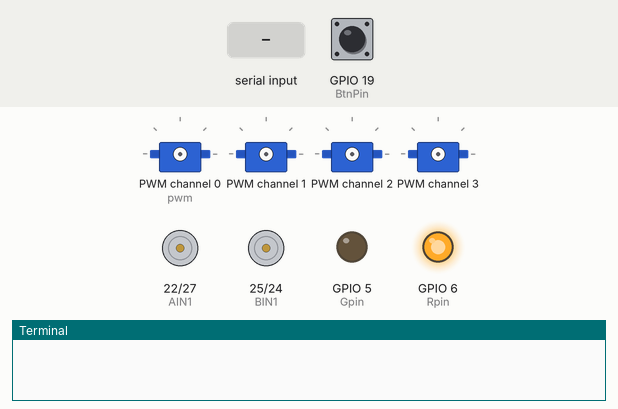
Recording of a program running on a simulated Raspberry Pi (BCM pin numbers). On the bench: 4 × servo, motor-driver pin pairs drawn as motors (green arrow = first pin HIGH = forward, orange = second pin HIGH = backward, longer = more drive, scaled by the enable pin), output pins drawn as LEDs (lit = HIGH), the last lines printed to the terminal. The inputs (shaded band) are chosen by the test bench; at power-on: GPIO 19 (BtnPin) HIGH. Servo angles are drawn from the pulse width (0.5 ms = 0°, 2.5 ms = 180°).

Above: at 5.0 s.
5.1 s: GPIO 19 (BtnPin) pulled LOW for 0.15 s
At 6.3 s:
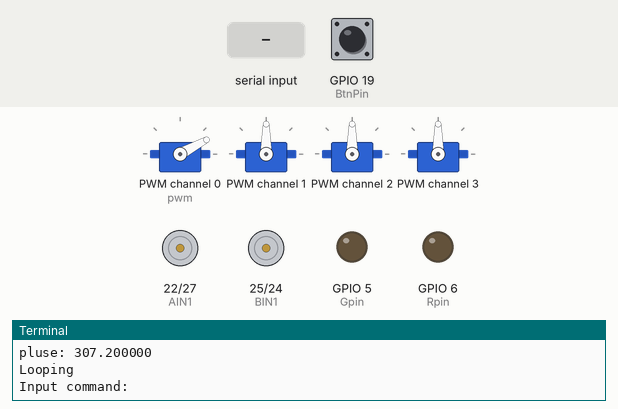
6.7 s: "A" typed at the terminal, then Enter
At 7.1 s:
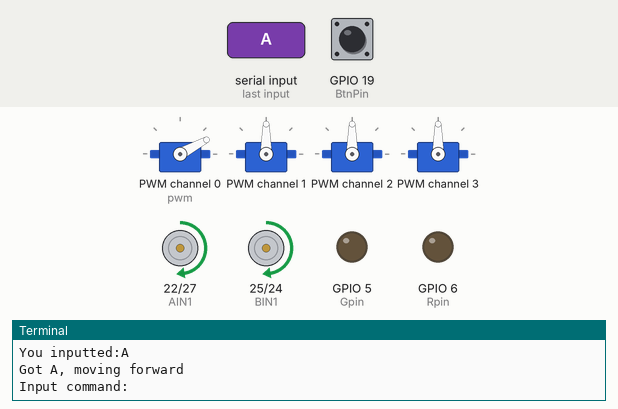
8.2 s: "C" typed at the terminal, then Enter
At 9.4 s:
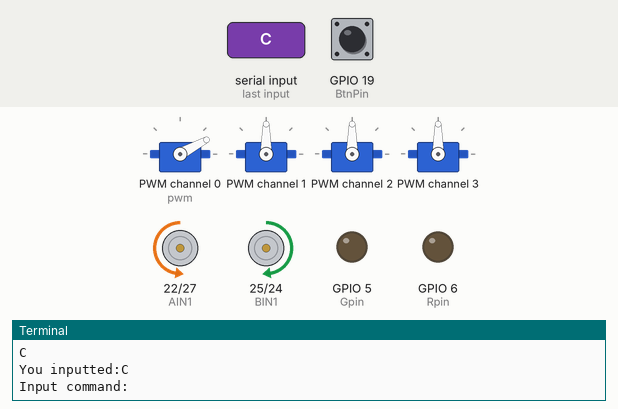
9.7 s: "1" typed at the terminal, then Enter
At 10.7 s:
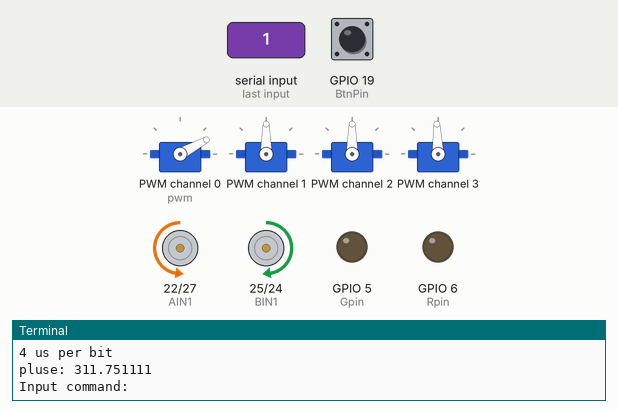
11.2 s: "F" typed at the terminal, then Enter
At 11.7 s:
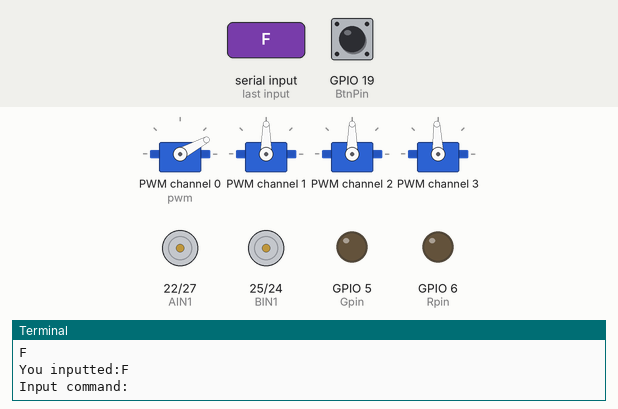
Timing chart, 0 to 13.7 s (numbered marks = the images above; inputs shaded):
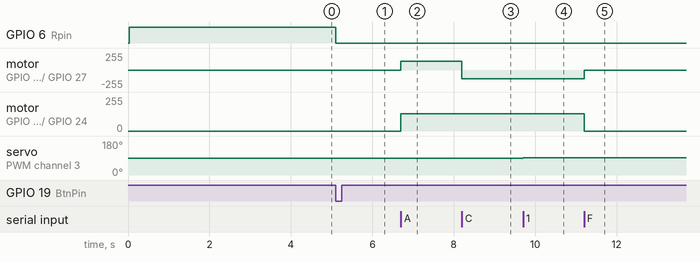

Measured:
- after the input at 5.1 s, GPIO 6 (Rpin): HIGH → LOW at once
- after the input at 6.7 s, motor on GPIO 22 (AIN1) / GPIO 27 (AIN2), motor on GPIO 25 (BIN1) / GPIO 24 (BIN2): stopped → forward 128/255 at once
- after the input at 8.2 s, motor on GPIO 22 (AIN1) / GPIO 27 (AIN2): forward 128/255 → backward 128/255 at once
- after the input at 9.7 s, servo on PWM channel 3: 90° → 92° at once
- after the input at 11.2 s, motor on GPIO 22 (AIN1) / GPIO 27 (AIN2): backward 128/255 → stopped at once; motor on GPIO 25 (BIN1) / GPIO 24 (BIN2): forward 128/255 → stopped at once

The program:

allmotion.py
```python
#!/usr/bin/env python
# -*- coding: utf-8 -*-
from Adafruit_PWM_Servo_Driver import PWM
import RPi.GPIO as GPIO
import time
import sys
import serial

ser = serial.Serial("/dev/ttyAMA0",9600)  #串口波特率设置

PWMA   = 18
AIN1   = 22
AIN2   = 27

PWMB   = 23
BIN1   = 25
BIN2   = 24

BtnPin  = 19
Gpin    = 5
Rpin    = 6

TRIG = 20
ECHO = 21
# Initialise the PWM device using the default address
# bmp = PWM(0x40, debug=True)
pwm = PWM(0x40,debug = False)

servoMin = 150  # Min pulse length out of 4096
servoMax = 600  # Max pulse length out of 4096
#SERVO
myservo1 = 0
myservo2 = 1
myservo3 = 2
myservo4 = 3

SERVOS = 4  #舵机数4个

#定义舵机的角度值初始化
#手爪
ms1MIN = 10
ms1MAX = 50
ms1INITANGLE = 28
ms1currentAngle = 0

#上臂电机
ms2MIN = 10
ms2MAX = 140
ms2INITANGLE = 90
ms2currentAngle = 0

#下臂电机
ms3MIN = 40
ms3MAX = 170
ms3INITANGLE = 90
ms3currentAngle = 0

#底座
ms4MIN = 0
ms4MAX = 170
ms4INITANGLE = 90
ms4currentAngle = 0

ServoDelayTime = 0.05 #舵机响应时间
delta = 5        #舵机转动幅度
delta_bottom = 2 #底座舵机转动幅度


def setServoPulse(channel, pulse):
  pulseLength = 1000000.0                   # 1,000,000 us per second
  pulseLength /= 50.0                       # 60 Hz
  print "%d us per period" % pulseLength
  pulseLength /= 4096.0                     # 12 bits of resolution
  print "%d us per bit" % pulseLength
  pulse *= 1000.0
  pulse /= (pulseLength*1.0)
# pwmV=int(pluse)
  print "pluse: %f  " % (pulse)
  pwm.setPWM(channel, 0, int(pulse))

#Angle to PWM
def write(servonum,x):
  y=x/90.0+0.5
  y=max(y,0.5)
  y=min(y,2.5)
  setServoPulse(servonum,y)

def t_up(speed,t_time):
        L_Motor.ChangeDutyCycle(speed)
        GPIO.output(AIN2,False)#AIN2
        GPIO.output(AIN1,True) #AIN1

        R_Motor.ChangeDutyCycle(speed)
        GPIO.output(BIN2,False)#BIN2
        GPIO.output(BIN1,True) #BIN1
        time.sleep(t_time)

def t_stop(t_time):
        L_Motor.ChangeDutyCycle(0)
        GPIO.output(AIN2,False)#AIN2
        GPIO.output(AIN1,False) #AIN1

        R_Motor.ChangeDutyCycle(0)
        GPIO.output(BIN2,False)#BIN2
        GPIO.output(BIN1,False) #BIN1
        time.sleep(t_time)

def t_down(speed,t_time):
        L_Motor.ChangeDutyCycle(speed)
        GPIO.output(AIN2,True)#AIN2
        GPIO.output(AIN1,False) #AIN1

        R_Motor.ChangeDutyCycle(speed)
        GPIO.output(BIN2,True)#BIN2
        GPIO.output(BIN1,False) #BIN1
        time.sleep(t_time)

def t_left(speed,t_time):
        L_Motor.ChangeDutyCycle(speed)
        GPIO.output(AIN2,True)#AIN2
        GPIO.output(AIN1,False) #AIN1

        R_Motor.ChangeDutyCycle(speed)
        GPIO.output(BIN2,False)#BIN2
        GPIO.output(BIN1,True) #BIN1
        time.sleep(t_time)

def t_right(speed,t_time):
        L_Motor.ChangeDutyCycle(speed)
        GPIO.output(AIN2,False)#AIN2
        GPIO.output(AIN1,True) #AIN1

        R_Motor.ChangeDutyCycle(speed)
        GPIO.output(BIN2,True)#BIN2
        GPIO.output(BIN1,False) #BIN1
        time.sleep(t_time)

def keysacn():
    val = GPIO.input(BtnPin)
    while GPIO.input(BtnPin) == False:
        val = GPIO.input(BtnPin)
    while GPIO.input(BtnPin) == True:
        time.sleep(0.01)
        val = GPIO.input(BtnPin)
        if val == True:
            GPIO.output(Rpin,1)
            while GPIO.input(BtnPin) == False:
                GPIO.output(Rpin,0)
        else:
            GPIO.output(Rpin,0)

def setup():
        GPIO.setwarnings(False)
        GPIO.setmode(GPIO.BCM)

        GPIO.setup(Gpin, GPIO.OUT)     # Set Green Led Pin mode to output
        GPIO.setup(Rpin, GPIO.OUT)     # Set Red Led Pin mode to output
        GPIO.setup(BtnPin, GPIO.IN, pull_up_down=GPIO.PUD_UP)    # Set BtnPin's mode is input, and pull up to high level(3.3V)

        GPIO.setup(AIN2,GPIO.OUT)
        GPIO.setup(AIN1,GPIO.OUT)
        GPIO.setup(PWMA,GPIO.OUT)

        GPIO.setup(BIN1,GPIO.OUT)
        GPIO.setup(BIN2,GPIO.OUT)
        GPIO.setup(PWMB,GPIO.OUT)
        pwm.setPWMFreq(50)                        # Set frequency to 60 Hz

def Re_Servo():
  global  ms1currentAngle
  global  ms2currentAngle
  global  ms3currentAngle
  global  ms4currentAngle
  write(myservo1,ms1INITANGLE)   #手爪
  write(myservo2,ms2INITANGLE)   #上臂
  write(myservo3,ms3INITANGLE)   #下臂
  write(myservo4,ms4INITANGLE)   #底座

  ms1currentAngle = ms1INITANGLE
  ms2currentAngle = ms2INITANGLE
  ms3currentAngle = ms3INITANGLE
  ms4currentAngle = ms4INITANGLE
  time.sleep(1)
#-------------------机械臂运动函数定义----------------
def ClampOpen():  #手爪打开
  write(myservo1,ms1MAX)
  time.sleep(0.3)

def ClampClose(): #手臂闭合
  write(myservo1,ms1MIN)
  time.sleep(0.3)

def BottomLeft(): #底座左转
  global ms4currentAngle
  if(ms4currentAngle+delta_bottom) < ms4MAX:
    ms4currentAngle+=delta_bottom
  print "Bottom angle:%f"%ms4currentAngle
  write(myservo4,ms4currentAngle)

def BottomRight(): #底座右转
  global ms4currentAngle
  if(ms4currentAngle-delta_bottom) > ms4MIN:
    ms4currentAngle-=delta_bottom
  print "Bottom angle:%f"%ms4currentAngle
  write(myservo4,ms4currentAngle)

def Arm_A_Up(): #上臂舵机向上
  global ms2currentAngle
  if(ms2currentAngle + delta) < ms2MAX:
    ms2currentAngle += delta
  print "ms2currentAngle: %f" % ms2currentAngle
  write(myservo2,ms2currentAngle)

def Arm_A_Down():#上臂舵机向下
  global ms2currentAngle
  if(ms2currentAngle - delta) > ms2MIN:
    ms2currentAngle -= delta
  print "ms2currentAngle: %f" % ms2currentAngle
  write(myservo2,ms2currentAngle)

def Arm_B_Up():#下臂舵机向上
  global ms3currentAngle
  if(ms3currentAngle - delta) > ms3MIN:
    ms3currentAngle -= delta
  print "ms3currentAngle: %f" % ms3currentAngle
  write(myservo3,ms3currentAngle)

def Arm_B_Down(): #下臂舵机向下
  global ms3currentAngle
  if(ms3currentAngle + delta) < ms3MAX:
    ms3currentAngle += delta
  print "ms3currentAngle: %f" % ms3currentAngle
  write(myservo3,ms3currentAngle)

def Servo_stop(): #停止所有舵机
  write(myservo1,ms1currentAngle)
  write(myservo2,ms2currentAngle)
  write(myservo3,ms3currentAngle)
  write(myservo4,ms4currentAngle)

def loop():
        while True:
          #command=ser.read()
          #ser.write(command +'\n')#回显
          command = raw_input("Input command:")
          print "You inputted:%s"%command
          if command == 'A':
            print "Got A, moving forward"
            t_up(50,0)    #前进
          elif command == 'B':
            t_down(50,0)  #后退
          elif command == 'D':
            t_right(50,0) #右转
          elif command == 'C':
            t_left(50,0)  #左转
          elif command == 'F':
            t_stop(0)     #停止
          elif command == '0':
            # ser.write("Servo all stop\n")
            # Servo_stop()
            time.sleep(ServoDelayTime)
          elif command =='1':  #1
            # ser.write("MeArm turn Left\n")
            BottomLeft()
            time.sleep(ServoDelayTime)
          elif command =='2':  #2
            #ser.write("MeArm turn Right\n")
            BottomRight()
            time.sleep(ServoDelayTime)
          elif command =='4':  #4
            #ser.write("Arm A Up\n")
            Arm_A_Up()
            time.sleep(ServoDelayTime)
          elif command =='J':  #上
            #ser.write("Arm A Down\n")
            Arm_A_Down()
            time.sleep(ServoDelayTime)
          elif command =='L':   #左
            #ser.write("Arm B Up\n")
            Arm_B_Up()
            time.sleep(ServoDelayTime)
          elif command =='K':    #下
            #ser.write("Arm B Down\n")
            Arm_B_Down()
            time.sleep(ServoDelayTime)
          elif command =='G':  #打开手爪 （加速）
            #ser.write("Clamp Open\n")
            ClampOpen()
          elif command =='H':  #闭合手爪 （减速）
            #ser.write("Clamp Close\n")
            ClampClose()

def destroy():
	GPIO.cleanup()

if __name__ == "__main__":
        setup()
        L_Motor= GPIO.PWM(PWMA,100)
        L_Motor.start(0)
        R_Motor = GPIO.PWM(PWMB,100)
        R_Motor.start(0)
        keysacn()
        Re_Servo()
        try:
                print("Looping")
                loop()
        except KeyboardInterrupt:
                destroy()
```
